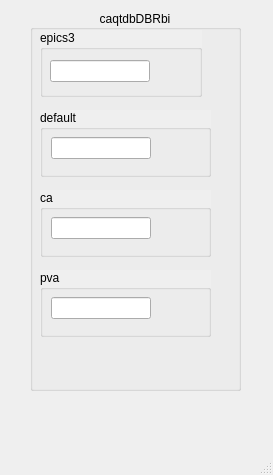
<?xml version="1.0" encoding="UTF-8"?>
<ui version="4.0">
 <class>MainWindow</class>
 <widget class="QMainWindow" name="MainWindow">
  <property name="geometry">
   <rect>
    <x>0</x>
    <y>0</y>
    <width>273</width>
    <height>475</height>
   </rect>
  </property>
  <property name="windowTitle">
   <string>MainWindow</string>
  </property>
  <widget class="QWidget" name="centralwidget">
   <widget class="QGroupBox" name="groupBox_8">
    <property name="geometry">
     <rect>
      <x>30</x>
      <y>10</y>
      <width>211</width>
      <height>381</height>
     </rect>
    </property>
    <property name="autoFillBackground">
     <bool>true</bool>
    </property>
    <property name="title">
     <string>caqtdbDBRbi</string>
    </property>
    <property name="alignment">
     <set>Qt::AlignCenter</set>
    </property>
    <widget class="QGroupBox" name="groupBox_12">
     <property name="geometry">
      <rect>
       <x>10</x>
       <y>260</y>
       <width>171</width>
       <height>67</height>
      </rect>
     </property>
     <property name="autoFillBackground">
      <bool>true</bool>
     </property>
     <property name="title">
      <string>pva</string>
     </property>
     <widget class="caTextEntry" name="catextentry_23">
      <property name="geometry">
       <rect>
        <x>11</x>
        <y>27</y>
        <width>100</width>
        <height>22</height>
       </rect>
      </property>
      <property name="channel" stdset="0">
       <string notr="true">pva://caqtdmDBRbi</string>
      </property>
      <property name="colorMode">
       <enum>caLineEdit::Alarm_Default</enum>
      </property>
     </widget>
    </widget>
    <widget class="QGroupBox" name="groupBox_3">
     <property name="geometry">
      <rect>
       <x>10</x>
       <y>20</y>
       <width>162</width>
       <height>67</height>
      </rect>
     </property>
     <property name="autoFillBackground">
      <bool>true</bool>
     </property>
     <property name="title">
      <string>epics3</string>
     </property>
     <widget class="caTextEntry" name="catextentry_16">
      <property name="geometry">
       <rect>
        <x>10</x>
        <y>30</y>
        <width>100</width>
        <height>22</height>
       </rect>
      </property>
      <property name="channel" stdset="0">
       <string notr="true">epics3://caqtdmDBRbi</string>
      </property>
      <property name="colorMode">
       <enum>caLineEdit::Alarm_Default</enum>
      </property>
     </widget>
    </widget>
    <widget class="QGroupBox" name="groupBox_13">
     <property name="geometry">
      <rect>
       <x>10</x>
       <y>180</y>
       <width>171</width>
       <height>67</height>
      </rect>
     </property>
     <property name="autoFillBackground">
      <bool>true</bool>
     </property>
     <property name="title">
      <string>ca</string>
     </property>
     <widget class="caTextEntry" name="catextentry_24">
      <property name="geometry">
       <rect>
        <x>11</x>
        <y>27</y>
        <width>100</width>
        <height>22</height>
       </rect>
      </property>
      <property name="channel" stdset="0">
       <string notr="true">ca://caqtdmDBRbi</string>
      </property>
      <property name="colorMode">
       <enum>caLineEdit::Alarm_Default</enum>
      </property>
     </widget>
    </widget>
    <widget class="QGroupBox" name="groupBox_14">
     <property name="geometry">
      <rect>
       <x>10</x>
       <y>100</y>
       <width>171</width>
       <height>67</height>
      </rect>
     </property>
     <property name="autoFillBackground">
      <bool>true</bool>
     </property>
     <property name="title">
      <string>default</string>
     </property>
     <widget class="caTextEntry" name="catextentry_25">
      <property name="geometry">
       <rect>
        <x>11</x>
        <y>27</y>
        <width>100</width>
        <height>22</height>
       </rect>
      </property>
      <property name="channel" stdset="0">
       <string notr="true">caqtdmDBRbi</string>
      </property>
      <property name="colorMode">
       <enum>caLineEdit::Alarm_Default</enum>
      </property>
     </widget>
    </widget>
   </widget>
  </widget>
  <widget class="QMenuBar" name="menubar">
   <property name="geometry">
    <rect>
     <x>0</x>
     <y>0</y>
     <width>273</width>
     <height>19</height>
    </rect>
   </property>
  </widget>
  <widget class="QStatusBar" name="statusbar"/>
 </widget>
 <customwidgets>
  <customwidget>
   <class>caTextEntry</class>
   <extends>caLineEdit</extends>
   <header>caTextEntry</header>
  </customwidget>
  <customwidget>
   <class>caLineEdit</class>
   <extends>QLineEdit</extends>
   <header>caLineEdit</header>
  </customwidget>
 </customwidgets>
 <resources/>
 <connections/>
</ui>
